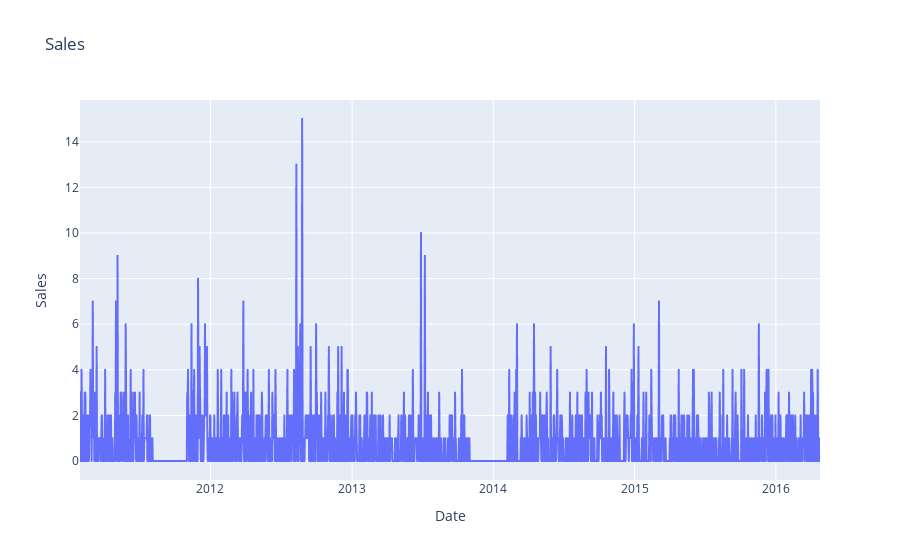

The notebook cell saved with this chart:
### Code cell
fig = px.line(sample,
              x="date",
              y="sales",
              markers=False,
              title="Sales",
              labels={
                  "date": "Date",
                  "sales": "Sales"},
)
fig.show()

### Figure 1 — Plotly figure (JSON) as saved in the notebook; plotly's stock layout.template omitted (floating-point values rounded to 4 significant figures; data arrays with more than 128 entries replaced by an {"elided": "..."} marker saying what was removed)
{"data": [{"hovertemplate": "Date=%{x}<br>Sales=%{y}<extra></extra>", "legendgroup": "", "line": {"color": "#636efa", "dash": "solid"}, "marker": {"symbol": "circle"}, "mode": "lines", "name": "", "showlegend": false, "type": "scattergl", "x": {"elided": "1913 str values"}, "xaxis": "x", "y": {"elided": "1913 int values"}, "yaxis": "y"}], "layout": {"legend": {"tracegroupgap": 0}, "title": {"text": "Sales"}, "xaxis": {"anchor": "y", "domain": [0, 1], "title": {"text": "Date"}}, "yaxis": {"anchor": "x", "domain": [0, 1], "title": {"text": "Sales"}}}}
